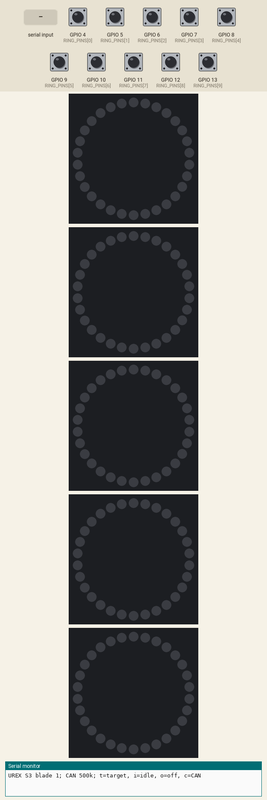
Simulated run of this sketch. Board: ESP32. Parts: 5 × 30 RGB LEDs in a ring, first at the top, clockwise, the last lines printed to the serial monitor. The inputs (shaded band) are chosen by the test bench; at power-on: GPIO 4 (RING_PINS[0]), GPIO 5 (RING_PINS[1]), GPIO 6 (RING_PINS[2]), GPIO 7 (RING_PINS[3]), GPIO 8 (RING_PINS[4]), GPIO 9 (RING_PINS[5]), GPIO 10 (RING_PINS[6]), GPIO 11 (RING_PINS[7]), GPIO 12 (RING_PINS[8]), GPIO 13 (RING_PINS[9]) HIGH. Dim RGB values are drawn brighter than linear; no CAN messages arrive unless stated.

Above: at 1.2 s.
1.3 s: "t\n" received over Serial
At 2.4 s:
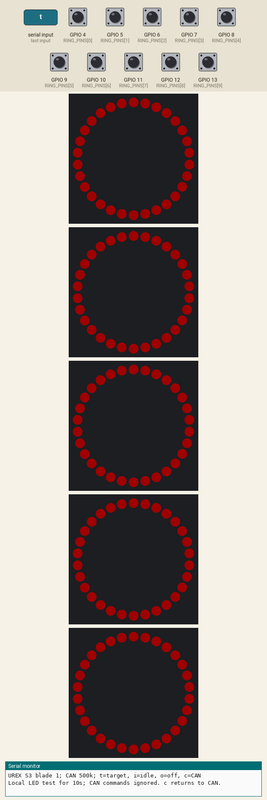
2.8 s: GPIO 4 (RING_PINS[0]) pulled LOW for 0.15 s
At 4.0 s:
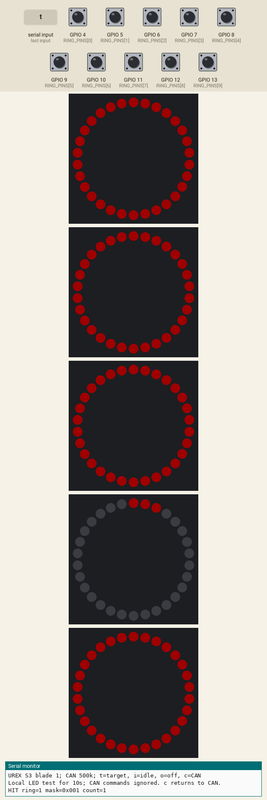
4.4 s: "i\n" received over Serial
At 4.8 s:
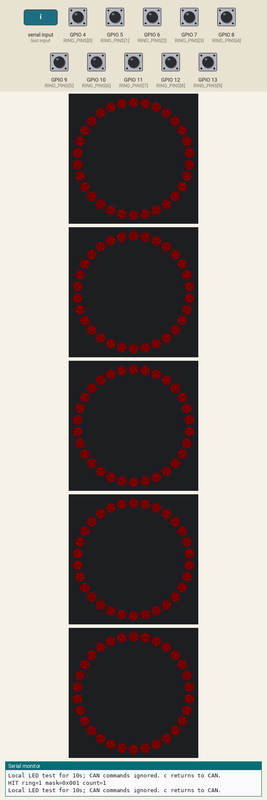
5.9 s: "o\n" received over Serial
At 7.1 s:
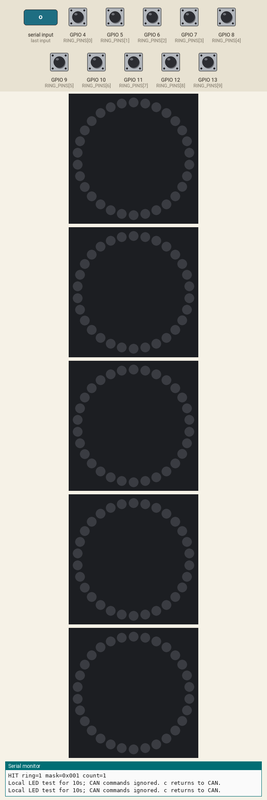
Timing chart, 0 to 8.4 s (numbered marks = the images above; inputs shaded):
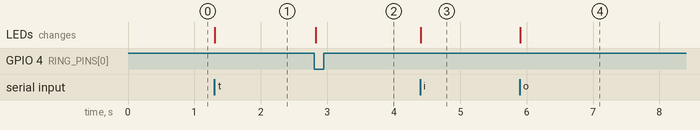

Measured:
- after the input at 1.3 s, the LEDs: change at once (image 1)
- after the input at 2.8 s, the LEDs: change at once (image 2)
- after the input at 4.4 s, the LEDs: change at once (image 3)
- after the input at 5.9 s, the LEDs: change at once (image 4)

The sketch:

esp32_blade.ino
```cpp
// Open this sketch in Arduino IDE, keeping src/ and include/ beside it.
// Arduino compiles src/main.cpp automatically; setup() and loop() live there.
// Select an ESP32-S3 board, enable USB CDC On Boot, and install Adafruit NeoPixel.
// The reproducible, tested build configuration is platformio.ini.
```

blade_protocol.h
```cpp
#pragma once
#include <stdint.h>

// UREX protocol v1. This is NOT Shenzhen's original wire protocol.
namespace BladeProtocol {
constexpr uint8_t VERSION = 1;
constexpr uint32_t COMMAND_BASE = 0x300;
constexpr uint32_t STATUS_BASE = 0x380;
enum Mode : uint8_t { OFF = 0, IDLE = 1, TARGET = 2, HIT = 3 };
// Command: version, sequence, mode, brightness, red, green, blue, reserved=0.
// Status: version, sequence, state/flags, last ring, mask L, mask H,
//         hit counter L, hit counter H. Integers are little-endian.
constexpr uint8_t FLAG_TIMEOUT = 0x10;
constexpr uint8_t FLAG_BENCH = 0x20;
constexpr uint8_t FLAG_EVENT_OVERFLOW = 0x40;
}
```

main.cpp
```cpp
#include <Arduino.h>
#include <Adafruit_NeoPixel.h>
#include <driver/twai.h>
#include "../include/blade_config.h"
#include "../include/blade_protocol.h"

#if !CONFIG_IDF_TARGET_ESP32S3
#error "This pin map is for ESP32-S3. Select an S3 board."
#endif

using namespace BladeProtocol;
struct HitEvent { uint32_t at; uint16_t mask; uint8_t ring; };
QueueHandle_t hitQueue;
portMUX_TYPE inputMux = portMUX_INITIALIZER_UNLOCKED;
uint16_t sharedMask = 0;
bool eventOverflow = false;
Adafruit_NeoPixel strips[5] = {
    Adafruit_NeoPixel(LED_COUNTS[0], LED_PINS[0], NEO_GRB + NEO_KHZ800),
    Adafruit_NeoPixel(LED_COUNTS[1], LED_PINS[1], NEO_GRB + NEO_KHZ800),
    Adafruit_NeoPixel(LED_COUNTS[2], LED_PINS[2], NEO_GRB + NEO_KHZ800),
    Adafruit_NeoPixel(LED_COUNTS[3], LED_PINS[3], NEO_GRB + NEO_KHZ800),
    Adafruit_NeoPixel(LED_COUNTS[4], LED_PINS[4], NEO_GRB + NEO_KHZ800)
};
Mode mode = OFF;
uint8_t lastCommand[8] = {};
uint8_t sequence = 0, lastRing = 0;
uint8_t brightness = 32, red = 255, green = 0, blue = 0;
uint16_t hitCount = 0;
uint32_t lastCommandAt = 0, armedAt = 0;
bool haveCommand = false, timedOut = true, bench = false;
bool ledDirty = true, statusDirty = true;

void fatal(const char *message) {
    Serial.println(message);
    for (auto &strip : strips) { strip.clear(); strip.show(); }
    while (true) { delay(1000); }
}

// Higher-priority sampler keeps running while the loop sends LED frames.
// Pulses shorter than the sample/debounce interval can be missed: tune on hardware.
void sampleInputs(void *) {
    uint16_t previousRaw = 0, stable = 0, collected = 0;
    uint32_t changedAt[10] = {};
    uint32_t releasedAt = millis(), collectAt = 0, lastHitAt = 0;
    bool ready = false, collecting = false, released = false;
    TickType_t wake = xTaskGetTickCount();
    while (true) {
        uint32_t now = millis();
        uint16_t raw = 0;
        for (unsigned i = 0; i < 10; ++i) {
            uint16_t bit = uint16_t(1U << i);
            if (digitalRead(RING_PINS[i]) == LOW) { raw |= bit; }
            if ((raw ^ previousRaw) & bit) { changedAt[i] = now; }
            if (now - changedAt[i] >= SWITCH_DEBOUNCE_MS) {
                stable = (stable & ~bit) | (raw & bit);
            }
        }
        previousRaw = raw;
        portENTER_CRITICAL(&inputMux);
        sharedMask = stable;
        portEXIT_CRITICAL(&inputMux);
        if (raw == 0 && stable == 0) {
            if (!released) { releasedAt = now; released = true; }
            if (!collecting && now - releasedAt >= RELEASE_STABLE_MS &&
                now - lastHitAt >= HIT_COOLDOWN_MS) { ready = true; }
        } else { released = false; }
        if (ready && stable) {
            ready = false; collecting = true; collectAt = now; collected = stable;
        }
        if (collecting) {
            collected |= stable;
            if (now - collectAt >= HIT_COLLECTION_MS) {
                uint8_t ring = 0;
                for (unsigned i = 0; i < 10; ++i) {
                    if (collected & (1U << i)) { ring = i + 1; }
                }
                HitEvent event = {collectAt, collected, ring};
                if (xQueueSend(hitQueue, &event, 0) != pdTRUE) {
                    portENTER_CRITICAL(&inputMux);
                    eventOverflow = true;
                    portEXIT_CRITICAL(&inputMux);
                }
                collecting = false; lastHitAt = now; released = false;
            }
        }
        vTaskDelayUntil(&wake, pdMS_TO_TICKS(1));
    }
}

void applyMode(Mode requested, uint32_t now) {
    mode = requested;
    if (mode == TARGET) { armedAt = now; lastRing = 0; }
    if (mode == OFF || mode == IDLE) { lastRing = 0; }
    ledDirty = statusDirty = true;
}

void receiveCommands(uint32_t now) {
    twai_message_t message;
    for (unsigned n = 0; n < 32 && twai_receive(&message, 0) == ESP_OK; ++n) {
        if (bench || message.extd || message.rtr || message.data_length_code != 8 ||
            message.identifier != COMMAND_BASE + BLADE_ID) { continue; }
        const uint8_t *d = message.data;
        if (d[0] != VERSION || d[2] > HIT || d[7] != 0) { continue; }
        bool duplicate = haveCommand && d[1] == sequence;
        // Repeated sequence must be an identical heartbeat, not a changed command.
        if (duplicate && memcmp(d, lastCommand, 8) != 0) { continue; }
        lastCommandAt = now;
        if (duplicate) { continue; } // Do NOT rearm a locally hit target.
        memcpy(lastCommand, d, 8);
        haveCommand = true; timedOut = false; sequence = d[1];
        brightness = min(d[3], MAX_BRIGHTNESS);
        red = d[4]; green = d[5]; blue = d[6];
        applyMode(static_cast<Mode>(d[2]), now);
    }
}

void serviceCan(uint32_t now) {
    twai_status_info_t info;
    if (twai_get_status_info(&info) != ESP_OK) { return; }
    if (info.state == TWAI_STATE_BUS_OFF) {
        if (!bench) {
            haveCommand = false; timedOut = true;
            applyMode(OFF, now);
        }
        twai_initiate_recovery();
    } else if (info.state == TWAI_STATE_STOPPED) {
        // Recovery is complete. Require a fresh frame after restarting.
        twai_clear_receive_queue();
        twai_start();
    }
}

void sendStatus() {
    if (bench) { return; } // Bench tests also work with no CAN peer to ACK.
    uint16_t mask;
    bool overflow;
    portENTER_CRITICAL(&inputMux);
    mask = sharedMask; overflow = eventOverflow;
    portEXIT_CRITICAL(&inputMux);
    twai_message_t message = {};
    message.ss = 1; // Single shot: do not retry obsolete telemetry indefinitely.
    message.identifier = STATUS_BASE + BLADE_ID;
    message.data_length_code = 8;
    message.data[0] = VERSION;
    message.data[1] = sequence;
    message.data[2] = uint8_t(mode) | (timedOut ? FLAG_TIMEOUT : 0) |
                      (bench ? FLAG_BENCH : 0) | (overflow ? FLAG_EVENT_OVERFLOW : 0);
    message.data[3] = lastRing;
    message.data[4] = mask & 0xff;
    message.data[5] = mask >> 8;
    message.data[6] = hitCount & 0xff;
    message.data[7] = hitCount >> 8;
    // Nonblocking, no backlog of old status messages when disconnected.
    twai_transmit(&message, 0);
}

void renderLeds() {
    // Generic patterns: NOT a replica of the original PCB's pixel artwork.
    for (unsigned section = 0; section < 5; ++section) {
        auto &strip = strips[section];
        strip.setBrightness(brightness);
        strip.clear();
        if (mode != OFF) {
            uint8_t divisor = mode == IDLE ? 16 : 1;
            uint32_t color = strip.Color(red / divisor, green / divisor, blue / divisor);
            uint16_t count = strip.numPixels();
            // Simple score bar on central target after a hit. Adjust pixel map later.
            if (mode == HIT && section == 3) {
                count = (uint32_t(lastRing) * strip.numPixels() + 9) / 10;
            }
            strip.fill(color, 0, count);
            // NeoPixel fill(..., count=0) means ALL pixels, so explicitly clear score 0.
            if (mode == HIT && section == 3 && lastRing == 0) { strip.clear(); }
        }
        strip.show();
    }
    ledDirty = false;
}

void serialBench(uint32_t now) {
    for (unsigned n = 0; n < 16 && Serial.available(); ++n) {
        int c = Serial.read();
        if (c == '\r' || c == '\n') { continue; }
        if (c == 'c') {
            bench = false; haveCommand = false; timedOut = true;
            applyMode(OFF, now);
            Serial.println("CAN mode; waiting for command.");
        } else if (c == 't' || c == 'i' || c == 'o') {
            bench = true; haveCommand = false; timedOut = false;
            lastCommandAt = now;
            brightness = 32; red = 255; green = 0; blue = 0;
            applyMode(c == 't' ? TARGET : (c == 'i' ? IDLE : OFF), now);
            Serial.println("Local LED test for 10s; CAN commands ignored. c returns to CAN.");
        }
    }
}

void setup() {
    Serial.begin(115200);
    for (auto &strip : strips) {
        strip.begin();
        if (!strip.getPixels()) { fatal("LED buffer allocation failed"); }
        strip.clear(); strip.show();
    }
    for (auto pin : RING_PINS) { pinMode(pin, INPUT_PULLUP); }
    hitQueue = xQueueCreate(8, sizeof(HitEvent));
    if (!hitQueue) { fatal("Hit queue allocation failed"); }
    twai_general_config_t general = TWAI_GENERAL_CONFIG_DEFAULT(
        static_cast<gpio_num_t>(CAN_TX_PIN), static_cast<gpio_num_t>(CAN_RX_PIN), TWAI_MODE_NORMAL);
    general.rx_queue_len = 32;
    general.tx_queue_len = 0;
    twai_timing_config_t timing = TWAI_TIMING_CONFIG_500KBITS();
    twai_filter_config_t filter = TWAI_FILTER_CONFIG_ACCEPT_ALL();
    if (twai_driver_install(&general, &timing, &filter) != ESP_OK || twai_start() != ESP_OK) {
        fatal("TWAI initialization failed");
    }
    if (xTaskCreatePinnedToCore(sampleInputs, "rings", 3072, nullptr, 3, nullptr, 1) != pdPASS) {
        fatal("Input task creation failed");
    }
    Serial.printf("UREX S3 blade %u; CAN 500k; t=target, i=idle, o=off, c=CAN\n", BLADE_ID);
}

void loop() {
    uint32_t now = millis();
    serialBench(now);
    serviceCan(now);
    receiveCommands(now);
    uint32_t timeout = bench ? SERIAL_BENCH_TIMEOUT_MS : COMMAND_TIMEOUT_MS;
    if (!timedOut && now - lastCommandAt >= timeout) {
        bench = false; haveCommand = false; timedOut = true;
        applyMode(OFF, now);
    }
    HitEvent event;
    while (xQueueReceive(hitQueue, &event, 0) == pdTRUE) {
        if (mode == TARGET && !timedOut && int32_t(event.at - armedAt) >= 0) {
            lastRing = event.ring;
            ++hitCount;
            applyMode(HIT, now);
            Serial.printf("HIT ring=%u mask=0x%03x count=%u\n", lastRing, event.mask, hitCount);
        }
    }
    static uint32_t statusAt = 0, frameAt = 0;
    if (statusDirty || now - statusAt >= STATUS_PERIOD_MS) {
        sendStatus(); statusAt = now; statusDirty = false;
    }
    if (ledDirty && now - frameAt >= LED_FRAME_MS) { renderLeds(); frameAt = now; }
    delay(1);
}
```

blade_config.h
```cpp
#pragma once
#include <Arduino.h>

// ESP32-S3 only. Check these GPIOs against your particular carrier board.
constexpr uint8_t BLADE_ID = 1;  // Change to 1..5, unique on the CAN bus.
constexpr int CAN_TX_PIN = 1;
constexpr int CAN_RX_PIN = 2;
constexpr uint32_t COMMAND_TIMEOUT_MS = 1000;
constexpr uint32_t STATUS_PERIOD_MS = 50;
constexpr uint32_t SERIAL_BENCH_TIMEOUT_MS = 10000;

// Index 0 is ring 1, index 9 is ring 10. Switch closes to GND.
constexpr uint8_t RING_PINS[10] = {4, 5, 6, 7, 8, 9, 10, 11, 12, 13};
constexpr uint32_t SWITCH_DEBOUNCE_MS = 2;
constexpr uint32_t HIT_COLLECTION_MS = 15;
constexpr uint32_t RELEASE_STABLE_MS = 25;
constexpr uint32_t HIT_COOLDOWN_MS = 100;

// Arrow, upper border, lower border, central target, outer border.
constexpr uint8_t LED_PINS[5] = {14, 15, 16, 17, 18};
// PLACEHOLDERS for a small bench test. Replace with your PCB's exact counts.
constexpr uint16_t LED_COUNTS[5] = {30, 30, 30, 30, 30};
constexpr uint8_t MAX_BRIGHTNESS = 64; // Hard cap even if host asks for 255.
constexpr uint32_t LED_FRAME_MS = 40;

static_assert(BLADE_ID >= 1 && BLADE_ID <= 5, "Use a unique blade ID 1..5");
static_assert(HIT_COLLECTION_MS >= SWITCH_DEBOUNCE_MS, "Invalid hit timing");
```
